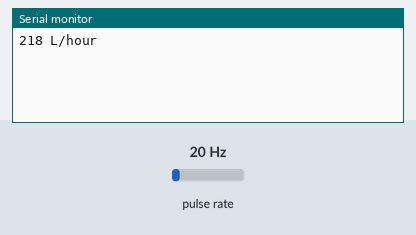
Bench run of a program on a simulated Arduino Uno, built with avr-gcc and run on an emulated ATmega328P. On the bench: the last lines printed to the serial monitor. Wiring (inferred from the names in the program): pulse sensor: data pin 2. The inputs (shaded band) are chosen by the test bench; at power-on: pulse rate 20 Hz.

Above: at 1.2 s.
1.3 s: pulse rate (sensor on pin 2) set to 4 Hz
At 2.6 s:
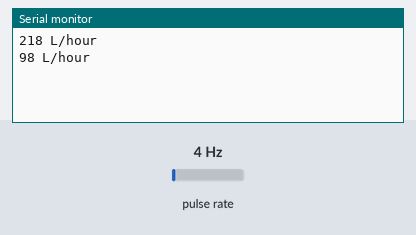
2.8 s: pulse rate (sensor on pin 2) set to 50 Hz
At 3.5 s:
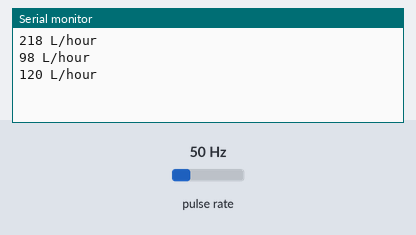
Timing chart, 0 to 5.8 s (numbered marks = the images above; inputs shaded):
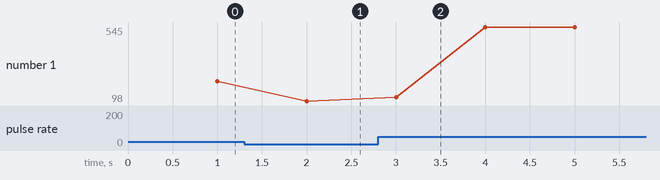

The program:

main.cpp
```cpp
#include <Arduino.h>

// reading liquid flow rate using Seeeduino and Water Flow Sensor from Seeedstudio.com
// Code adapted by Charles Gantt from PC Fan RPM code written by Crenn @thebestcasescenario.com
// http:/themakersworkbench.com http://thebestcasescenario.com http://seeedstudio.com

volatile int NbTopsFan; //measuring the rising edges of the signal
int Calc;
int hallsensor = 2;    //The pin location of the sensor

void rpm ()     //This is the function that the interupt calls
{
  NbTopsFan++;  //This function measures the rising and falling edge of the hall effect sensors signal
}


// Global variables
const unsigned int ZERODELAY =
    4000; // ms, zero RPM if no result for this time period
unsigned int windRpm = 0;
unsigned int windRpmMax = 0;
unsigned int windStopped = 0;
// volatiles are subject to modification by IRQs
volatile unsigned long tempWindRpm = 0UL;
volatile unsigned long windTime = 0UL;
volatile unsigned long windLast = 0UL;
volatile unsigned long windInterval = 0UL;
volatile unsigned char windIntCount;
volatile boolean gotWindSpeed;

void wind_speed_irq()
// if the Weather Meters are attached, measure anemometer RPM (2 ticks per
// rotation), set flag if RPM is updated
// activated by the magnet in the anemometer (2 ticks per rotation), attached to
// input D3

// this routine measures RPM by measuring the time between anemometer pulses
// windintcount is the number of pulses we've measured - we need two to measure
// one full rotation (eliminates any bias between the position of the two
// magnets)
// when windintcount is 2, we can calculate the RPM based on the total time from
// when we got the first pulse
// note that this routine still needs an outside mechanism to zero the RPM if
// the anemometer is stopped (no pulses occur within a given period of time)
{
  windTime = micros(); // grab current time
  if ((windIntCount == 0) || ((windTime - windLast) > 10000)) {
    // ignore switch-bounce glitches less than 10ms after the reed switch closes
    if (windIntCount == 0) {
      // if we're starting a new measurement, reset the interval
      windInterval = 0;
    } else {
      // otherwise, add current interval to the interval timer
      windInterval += (windTime - windLast);
    }
    if (windIntCount == 2) {
      // we have two measurements (one full rotation), so calculate result and
      // start a new measurement
      tempWindRpm = (60000000UL / windInterval); // calculate RPM (temporary
                                                 // since it may change
                                                 // unexpectedly)
      windIntCount = 0;
      windInterval = 0;
      gotWindSpeed = true; // set flag for main loop
    }

    windIntCount++;
    windLast = windTime; // save the current time so that we can calculate the
                         // interval between now and the next interrupt
  }
}

// void publish_wind_measurement()
// {
//   float windSpeedMeasurement = -1.0; // this value should never be published
// // publish instantaneous wind speed
// #if ENABLE_WIND_MEASUREMENT_AVERAGING
// windSpeedMeasurement = wind_spd_avg.getAverage();
// #else
// windSpeedMeasurement = float(windRpm) / WIND_RPM_TO_KNOTS;
// #endif
//
// sensor[F("speed")] = windSpeedMeasurement;
//
// // publish maximum wind speed since last report
// windSpeedMeasurement = float(windRpmMax) / WIND_RPM_TO_KNOTS;
// }


void setup()
{
  Serial.begin(9600);

  // init
  pinMode(hallsensor, INPUT);

  attachInterrupt(0, rpm, RISING);

  // // init wind speed interrupt global variables
  // gotWindSpeed = false;
  // windRpm = 0;
  // windIntCount = 0;
  // attachInterrupt(1, wind_speed_irq, FALLING);
}

void loop ()
{
  NbTopsFan = 0;   //Set NbTops to 0 ready for calculations
  // turn on interrupts
  interrupts();
  //  sei();      //Enables interrupts
  delay (1000);   //Wait 1 second
  cli();      //Disable interrupts
  Calc = (NbTopsFan * 60 / 5.5); //(Pulse frequency x 60) / 5.5Q, = flow rate in L/hour
  Serial.print (Calc, DEC); //Prints the number calculated above
  Serial.print (" L/hour\r\n"); //Prints "L/hour" and returns a  new line


  // // handle weather meter interrupts
  // static unsigned long windStopped = 0UL;
  //
  // // an interrupt occurred, handle it now
  // if (gotWindSpeed) {
  //   gotWindSpeed = false;
  //   windRpm = word(tempWindRpm);
  //   if (windRpm > windRpmMax) {
  //     windRpmMax = windRpm;
  //   }
  //   windStopped = millis() + ZERODELAY; // save this timestamp
  // }
  //
  // // zero wind speed RPM if a reading does not occur in ZERODELAY ms
  // if (millis() > windStopped) {
  //   windRpm = 0;
  //   windIntCount = 0;
  // }

}
```

Measured:
- after the input at 1.3 s, the serial monitor: prints a new line after 0.70 s (image 1)
- after the input at 2.8 s, the serial monitor: prints a new line after 0.20 s (image 2)
- plotted number 1: 218 → 98 after the input at 1.3 s, 98 → 545 after the input at 2.8 s
